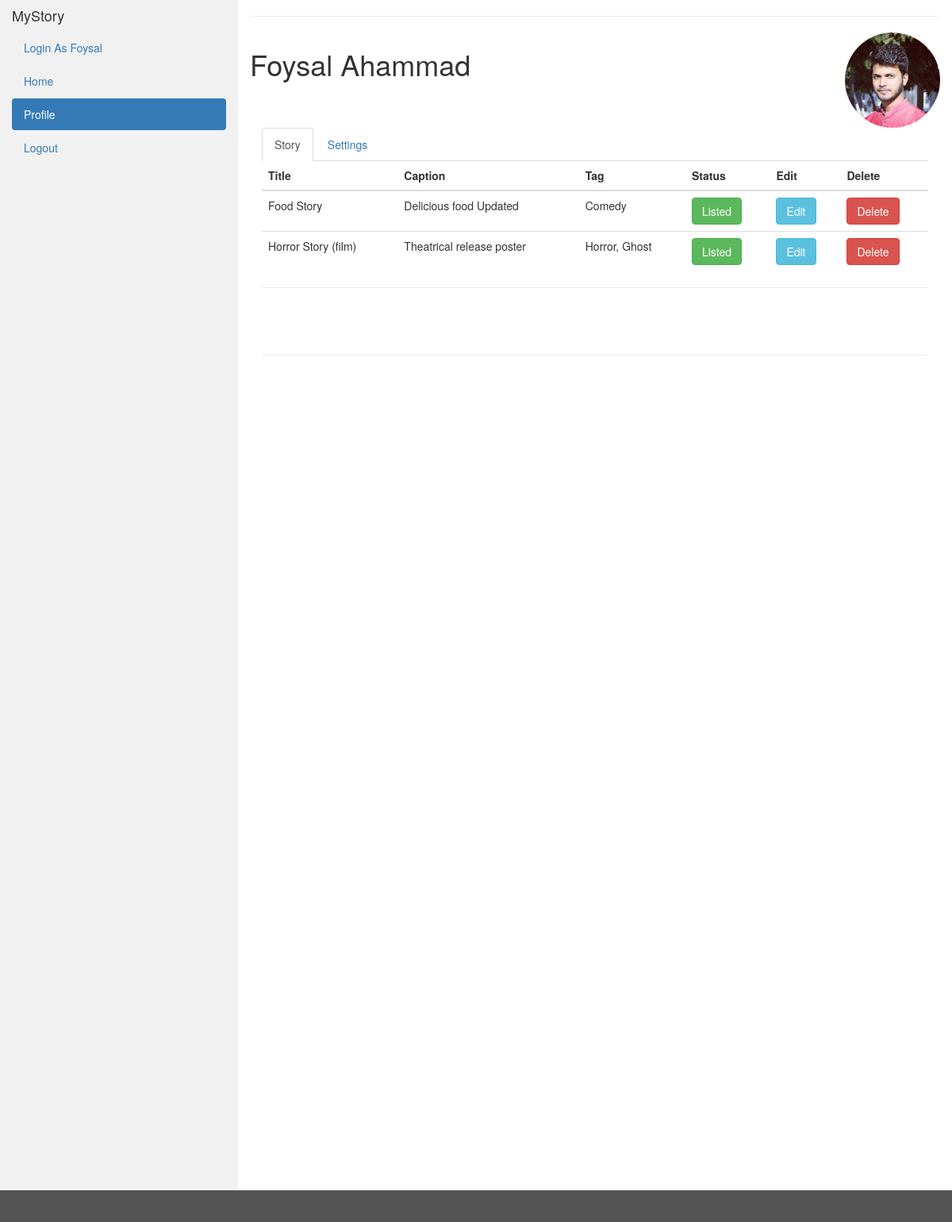
The app's page /profile.php (signed in) with its own data.
### tables this page shows
CREATE TABLE `users`  (
  `uid` int(11) NOT NULL AUTO_INCREMENT,
  `firstName` varchar(255) NULL DEFAULT NULL,
  `lastName` varchar(255) NULL DEFAULT NULL,
  `email` varchar(255) NULL DEFAULT NULL,
  `dob` varchar(20) NULL DEFAULT NULL,
  `phone` varchar(20) NULL DEFAULT NULL,
  `password` varchar(30) NULL DEFAULT NULL,
  `gender` varchar(10) NULL DEFAULT NULL,
  `photo` varchar(255) NULL DEFAULT NULL,
  `status` int(5) NULL DEFAULT NULL,
  PRIMARY KEY (`uid`) USING BTREE
);

CREATE TABLE `story`  (
  `sid` int(11) NOT NULL AUTO_INCREMENT,
  `title` varchar(255) NULL DEFAULT NULL,
  `body` varchar(2000) NULL DEFAULT NULL,
  `tags` varchar(255) NULL DEFAULT NULL,
  `image` varchar(255) NULL DEFAULT NULL,
  `caption` varchar(255) NULL DEFAULT NULL,
  `post_owner` int(11) NULL DEFAULT NULL,
  `s_status` varchar(10) NULL DEFAULT NULL,
  `datetime` varchar(40) NULL DEFAULT NULL,
  `section` varchar(50) NULL DEFAULT NULL,
  PRIMARY KEY (`sid`) USING BTREE
);

### profile.php (the view, shortened to what this page needs)
 <?php
include('db/db.php');
if (isset($_SESSION['login'])==TRUE) {
?>
<!DOCTYPE html>
<html lang="en">
<head>
  <link rel="stylesheet" href="https://maxcdn.bootstrapcdn.com/bootstrap/3.4.0/css/bootstrap.min.css">
  <link rel="stylesheet" href="https://maxcdn.bootstrapcdn.com/bootstrap/3.3.6/css/bootstrap.min.css" />
  <link rel="stylesheet" type="text/css" href="https://cdnjs.cloudflare.com/ajax/libs/jqueryui/1.12.1/jquery-ui.min.css">
  <link rel="stylesheet" type="text/css" href="https://cdnjs.cloudflare.com/ajax/libs/bootstrap-tokenfield/0.12.0/css/bootstrap-tokenfield.min.css">
</head>
<body>
  <div class="container-fluid">
    <div class="row content">
      <div class="col-sm-3 sidenav">
        <h4>MyStory</h4>
        <ul class="nav nav-pills nav-stacked">
          <?php if (isset($_SESSION['login'])==TRUE) { ?>
            <li><a href="index">Login As <?php echo $_SESSION['name']; ?></a></li>
            <li ><a href="index">Home</a></li>
            <li class="active"><a href="profile">Profile</a></li>
            <li><a href="logout.php">Logout</a></li>
          <?php }else{ ?>
            <li class="active"><a href="index">Home</a></li>
            <li><a target="_blank" href="register">Registration</a></li>
            <li><a target="_blank" href="login">Login</a></li>
          <?php } ?>
        </ul><br>
      </div>
      <div class="col-sm-9">
        <hr>
        <?php
        $query="SELECT * FROM users WHERE uid='".$_SESSION['id']."'";
        $result=mysqli_query($con,$query);
        if(mysqli_num_rows($result)>0){
          while($row=mysqli_fetch_array($result, MYSQLI_ASSOC)){
            ?>
              <div class="row">
                <div class="col-sm-10">
                  <h1><?php echo $_SESSION['name'].' '.$_SESSION['lastName'];?></h1></div>
                  <div class="col-sm-2">
                    <a href="/users" class="pull-right"><img title="profile image" class="img-circle img-responsive" src="db/<?php echo $row['photo'];?>"></a>
                  </div>
                </div>
                <div class="col-sm-12">
                  <ul class="nav nav-tabs" id="myTab">
                    <li class="active"><a href="#home" data-toggle="tab">Story</a></li>
                    <li><a href="#settings" data-toggle="tab">Settings</a></li>
                  </ul>
                  <div class="tab-content">
                    <div class="tab-pane active" id="home">
                      <div class="table-responsive">
                        <table class="table table-hover">
                          <thead>
                            <tr>
                              <th>Title</th>
                              <th>Caption</th>
                              <th>Tag </th>
                              <th>Status </th>
                              <th>Edit </th>
                              <th>Delete </th>
                            </tr>
                          </thead>
                          <tbody id="items">
                            <?php
                            $queryStory="SELECT * FROM story WHERE post_owner='".$_SESSION['id']."'";
                            $resultStory=mysqli_query($con,$queryStory);
                            if(mysqli_num_rows($resultStory)>0){
                              while($rowStory=mysqli_fetch_array($resultStory, MYSQLI_ASSOC)){
                                ?>
                                <tr>
                                  <td><?php echo $rowStory['title']; ?></td>
                                  <td><?php echo $rowStory['caption']; ?></td>
                                  <td><?php echo $rowStory['tags']; ?></td>
                 <?php if ($rowStory['s_status']==0) { ?>
               <td><button class="btn btn-danger">Unlisted</button></td>
                  <?php }else{ ?>
                <td><button class="btn btn-success">Listed</button></td>
                   <?php } ?>
                                  <td><a href="story_edit?postId=<?php echo $rowStory['sid']; ?>" class="btn btn-info">Edit</a></td>
                                  <td><a href="db/db_story?DPostId=<?php echo $rowStory['sid']; ?>" class="btn btn-danger">Delete</a></td>
                                </tr>
                                <?php
                              }
                            }
                            ?>
                          </tbody>
                        </table>
                        <hr>
                        <div class="row">
                          <div class="col-md-4 col-md-offset-4 text-center">
                          </div>
                        </div>
                      </div>
                      <hr>
                    </div>
        </div>
      </div>
    </div>
  </div>
  <?php
}
}
?>
</div>
<footer class="container-fluid">
</footer>
</body>
</html>
<?php
}else{
  header('location:login');
}
?>

### profile.php (style rules this page uses)
.row.content { height: 1500px }
.sidenav { background-color: #f1f1f1; height: 100%; }
footer { background-color: #555; color: white; padding: 15px; }

### records on screen
users: photo (picture)
story: title "Food Story", caption "Delicious food Updated", tags "Comedy", s_status "Listed"
story: title "Horror Story (film)", caption "Theatrical release poster", tags "Horror, Ghost", s_status "Listed"

### other values on screen
$_SESSION['name'] "Foysal"
